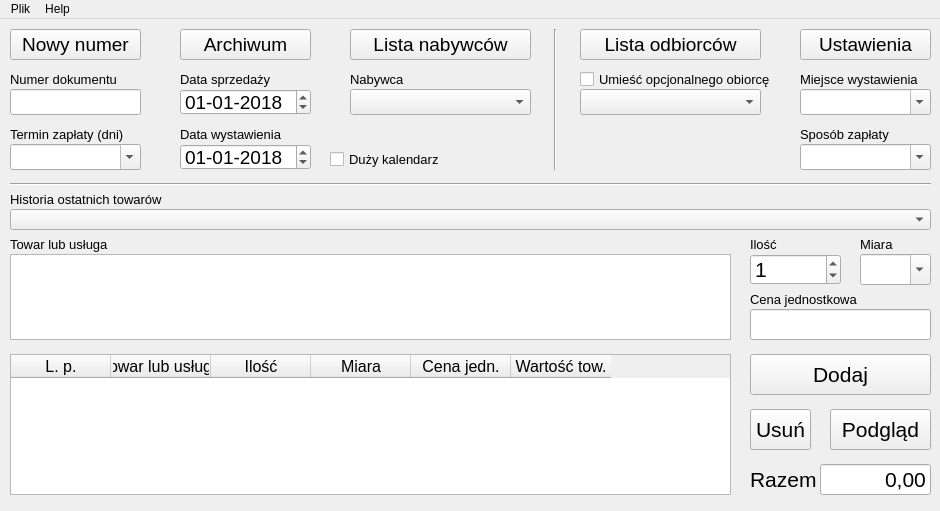
<?xml version="1.0" encoding="UTF-8"?>
<ui version="4.0">
 <class>MainWindow</class>
 <widget class="QMainWindow" name="MainWindow">
  <property name="geometry">
   <rect>
    <x>0</x>
    <y>0</y>
    <width>940</width>
    <height>511</height>
   </rect>
  </property>
  <property name="windowTitle">
   <string>Twoja Faktura 2.00</string>
  </property>
  <widget class="QWidget" name="centralWidget">
   <layout class="QGridLayout" name="gridLayout">
    <property name="leftMargin">
     <number>0</number>
    </property>
    <property name="topMargin">
     <number>0</number>
    </property>
    <property name="rightMargin">
     <number>0</number>
    </property>
    <property name="bottomMargin">
     <number>0</number>
    </property>
    <item row="0" column="0">
     <widget class="QScrollArea" name="scrollArea">
      <property name="frameShape">
       <enum>QFrame::NoFrame</enum>
      </property>
      <property name="widgetResizable">
       <bool>true</bool>
      </property>
      <widget class="QWidget" name="scrollAreaWidgetContents">
       <property name="geometry">
        <rect>
         <x>0</x>
         <y>0</y>
         <width>940</width>
         <height>490</height>
        </rect>
       </property>
       <property name="minimumSize">
        <size>
         <width>940</width>
         <height>480</height>
        </size>
       </property>
       <widget class="QPlainTextEdit" name="plainTextEdit_1">
        <property name="geometry">
         <rect>
          <x>10</x>
          <y>235</y>
          <width>721</width>
          <height>86</height>
         </rect>
        </property>
        <property name="font">
         <font>
          <pointsize>16</pointsize>
         </font>
        </property>
        <property name="cursor" stdset="0">
         <cursorShape>IBeamCursor</cursorShape>
        </property>
        <property name="acceptDrops">
         <bool>false</bool>
        </property>
        <property name="tabChangesFocus">
         <bool>true</bool>
        </property>
       </widget>
       <widget class="QLabel" name="label_15b">
        <property name="geometry">
         <rect>
          <x>800</x>
          <y>105</y>
          <width>131</width>
          <height>21</height>
         </rect>
        </property>
        <property name="font">
         <font>
          <pointsize>10</pointsize>
         </font>
        </property>
        <property name="text">
         <string>Sposób zapłaty</string>
        </property>
       </widget>
       <widget class="QCheckBox" name="checkBox_12">
        <property name="geometry">
         <rect>
          <x>330</x>
          <y>130</y>
          <width>201</width>
          <height>21</height>
         </rect>
        </property>
        <property name="font">
         <font>
          <pointsize>10</pointsize>
         </font>
        </property>
        <property name="cursor">
         <cursorShape>ArrowCursor</cursorShape>
        </property>
        <property name="text">
         <string>Duży kalendarz</string>
        </property>
       </widget>
       <widget class="QComboBox" name="comboBox_13">
        <property name="geometry">
         <rect>
          <x>350</x>
          <y>70</y>
          <width>181</width>
          <height>26</height>
         </rect>
        </property>
        <property name="font">
         <font>
          <pointsize>14</pointsize>
         </font>
        </property>
        <property name="cursor">
         <cursorShape>PointingHandCursor</cursorShape>
        </property>
        <property name="insertPolicy">
         <enum>QComboBox::InsertAtTop</enum>
        </property>
       </widget>
       <widget class="QLabel" name="label_11a">
        <property name="geometry">
         <rect>
          <x>10</x>
          <y>50</y>
          <width>151</width>
          <height>21</height>
         </rect>
        </property>
        <property name="font">
         <font>
          <pointsize>10</pointsize>
         </font>
        </property>
        <property name="text">
         <string>Numer dokumentu</string>
        </property>
       </widget>
       <widget class="QLabel" name="label_12a">
        <property name="geometry">
         <rect>
          <x>180</x>
          <y>50</y>
          <width>151</width>
          <height>21</height>
         </rect>
        </property>
        <property name="font">
         <font>
          <pointsize>10</pointsize>
         </font>
        </property>
        <property name="text">
         <string>Data sprzedaży</string>
        </property>
       </widget>
       <widget class="QComboBox" name="comboBox_3">
        <property name="geometry">
         <rect>
          <x>860</x>
          <y>235</y>
          <width>71</width>
          <height>31</height>
         </rect>
        </property>
        <property name="font">
         <font>
          <pointsize>16</pointsize>
         </font>
        </property>
        <property name="acceptDrops">
         <bool>false</bool>
        </property>
        <property name="editable">
         <bool>true</bool>
        </property>
        <property name="maxVisibleItems">
         <number>5</number>
        </property>
        <property name="insertPolicy">
         <enum>QComboBox::InsertAtTop</enum>
        </property>
       </widget>
       <widget class="QCheckBox" name="checkBox_14">
        <property name="geometry">
         <rect>
          <x>580</x>
          <y>50</y>
          <width>201</width>
          <height>21</height>
         </rect>
        </property>
        <property name="font">
         <font>
          <pointsize>10</pointsize>
         </font>
        </property>
        <property name="cursor">
         <cursorShape>ArrowCursor</cursorShape>
        </property>
        <property name="text">
         <string>Umieść opcjonalnego obiorcę</string>
        </property>
       </widget>
       <widget class="QLabel" name="label_3">
        <property name="geometry">
         <rect>
          <x>860</x>
          <y>215</y>
          <width>71</width>
          <height>21</height>
         </rect>
        </property>
        <property name="font">
         <font>
          <pointsize>10</pointsize>
         </font>
        </property>
        <property name="text">
         <string>Miara</string>
        </property>
       </widget>
       <widget class="QLabel" name="label_2">
        <property name="geometry">
         <rect>
          <x>750</x>
          <y>215</y>
          <width>91</width>
          <height>21</height>
         </rect>
        </property>
        <property name="font">
         <font>
          <pointsize>10</pointsize>
         </font>
        </property>
        <property name="text">
         <string>Ilość</string>
        </property>
       </widget>
       <widget class="QDateEdit" name="dateEdit_12a">
        <property name="geometry">
         <rect>
          <x>180</x>
          <y>70</y>
          <width>131</width>
          <height>26</height>
         </rect>
        </property>
        <property name="font">
         <font>
          <pointsize>14</pointsize>
         </font>
        </property>
        <property name="wrapping">
         <bool>true</bool>
        </property>
        <property name="displayFormat">
         <string>dd-MM-yyyy</string>
        </property>
        <property name="date">
         <date>
          <year>2018</year>
          <month>1</month>
          <day>1</day>
         </date>
        </property>
       </widget>
       <widget class="QLabel" name="label_6">
        <property name="geometry">
         <rect>
          <x>750</x>
          <y>445</y>
          <width>71</width>
          <height>31</height>
         </rect>
        </property>
        <property name="font">
         <font>
          <pointsize>16</pointsize>
         </font>
        </property>
        <property name="text">
         <string>Razem</string>
        </property>
       </widget>
       <widget class="QLabel" name="label_12b">
        <property name="geometry">
         <rect>
          <x>180</x>
          <y>105</y>
          <width>151</width>
          <height>21</height>
         </rect>
        </property>
        <property name="font">
         <font>
          <pointsize>10</pointsize>
         </font>
        </property>
        <property name="text">
         <string>Data wystawienia</string>
        </property>
       </widget>
       <widget class="QLineEdit" name="lineEdit_4">
        <property name="geometry">
         <rect>
          <x>750</x>
          <y>290</y>
          <width>181</width>
          <height>31</height>
         </rect>
        </property>
        <property name="font">
         <font>
          <pointsize>16</pointsize>
         </font>
        </property>
        <property name="acceptDrops">
         <bool>false</bool>
        </property>
       </widget>
       <widget class="QDateEdit" name="dateEdit_12b">
        <property name="geometry">
         <rect>
          <x>180</x>
          <y>125</y>
          <width>131</width>
          <height>26</height>
         </rect>
        </property>
        <property name="font">
         <font>
          <pointsize>14</pointsize>
         </font>
        </property>
        <property name="wrapping">
         <bool>true</bool>
        </property>
        <property name="displayFormat">
         <string>dd-MM-yyyy</string>
        </property>
        <property name="date">
         <date>
          <year>2018</year>
          <month>1</month>
          <day>1</day>
         </date>
        </property>
       </widget>
       <widget class="QLineEdit" name="lineEdit_6">
        <property name="enabled">
         <bool>true</bool>
        </property>
        <property name="geometry">
         <rect>
          <x>820</x>
          <y>445</y>
          <width>111</width>
          <height>31</height>
         </rect>
        </property>
        <property name="font">
         <font>
          <pointsize>16</pointsize>
         </font>
        </property>
        <property name="cursor">
         <cursorShape>ArrowCursor</cursorShape>
        </property>
        <property name="acceptDrops">
         <bool>false</bool>
        </property>
        <property name="text">
         <string>0,00</string>
        </property>
        <property name="alignment">
         <set>Qt::AlignRight|Qt::AlignTrailing|Qt::AlignVCenter</set>
        </property>
        <property name="readOnly">
         <bool>true</bool>
        </property>
       </widget>
       <widget class="QLabel" name="label_15a">
        <property name="geometry">
         <rect>
          <x>800</x>
          <y>50</y>
          <width>131</width>
          <height>21</height>
         </rect>
        </property>
        <property name="font">
         <font>
          <pointsize>10</pointsize>
         </font>
        </property>
        <property name="text">
         <string>Miejsce wystawienia</string>
        </property>
       </widget>
       <widget class="QLineEdit" name="lineEdit_11a">
        <property name="geometry">
         <rect>
          <x>10</x>
          <y>70</y>
          <width>131</width>
          <height>26</height>
         </rect>
        </property>
        <property name="font">
         <font>
          <pointsize>16</pointsize>
         </font>
        </property>
        <property name="acceptDrops">
         <bool>false</bool>
        </property>
       </widget>
       <widget class="QLabel" name="label_13">
        <property name="geometry">
         <rect>
          <x>350</x>
          <y>50</y>
          <width>181</width>
          <height>21</height>
         </rect>
        </property>
        <property name="font">
         <font>
          <pointsize>10</pointsize>
         </font>
        </property>
        <property name="text">
         <string>Nabywca</string>
        </property>
       </widget>
       <widget class="QPushButton" name="pushButton_3">
        <property name="geometry">
         <rect>
          <x>830</x>
          <y>390</y>
          <width>101</width>
          <height>41</height>
         </rect>
        </property>
        <property name="font">
         <font>
          <pointsize>16</pointsize>
         </font>
        </property>
        <property name="cursor">
         <cursorShape>PointingHandCursor</cursorShape>
        </property>
        <property name="text">
         <string>Podgląd</string>
        </property>
       </widget>
       <widget class="QTableWidget" name="tableWidget">
        <property name="geometry">
         <rect>
          <x>10</x>
          <y>335</y>
          <width>721</width>
          <height>141</height>
         </rect>
        </property>
        <property name="font">
         <font>
          <pointsize>12</pointsize>
         </font>
        </property>
        <property name="cursor" stdset="0">
         <cursorShape>ArrowCursor</cursorShape>
        </property>
        <property name="rowCount">
         <number>0</number>
        </property>
        <property name="columnCount">
         <number>6</number>
        </property>
        <column>
         <property name="text">
          <string>L. p.</string>
         </property>
         <property name="font">
          <font>
           <pointsize>12</pointsize>
          </font>
         </property>
        </column>
        <column>
         <property name="text">
          <string>Towar lub usługa</string>
         </property>
         <property name="font">
          <font>
           <pointsize>12</pointsize>
          </font>
         </property>
        </column>
        <column>
         <property name="text">
          <string>Ilość</string>
         </property>
         <property name="font">
          <font>
           <pointsize>12</pointsize>
          </font>
         </property>
        </column>
        <column>
         <property name="text">
          <string>Miara</string>
         </property>
         <property name="font">
          <font>
           <pointsize>12</pointsize>
          </font>
         </property>
        </column>
        <column>
         <property name="text">
          <string>Cena jedn.</string>
         </property>
         <property name="font">
          <font>
           <pointsize>12</pointsize>
          </font>
         </property>
        </column>
        <column>
         <property name="text">
          <string>Wartość tow.</string>
         </property>
         <property name="font">
          <font>
           <pointsize>12</pointsize>
          </font>
         </property>
        </column>
       </widget>
       <widget class="QComboBox" name="comboBox_14">
        <property name="geometry">
         <rect>
          <x>580</x>
          <y>70</y>
          <width>181</width>
          <height>26</height>
         </rect>
        </property>
        <property name="font">
         <font>
          <pointsize>14</pointsize>
         </font>
        </property>
        <property name="cursor">
         <cursorShape>PointingHandCursor</cursorShape>
        </property>
        <property name="insertPolicy">
         <enum>QComboBox::InsertAtTop</enum>
        </property>
       </widget>
       <widget class="QLabel" name="label_11b">
        <property name="geometry">
         <rect>
          <x>10</x>
          <y>105</y>
          <width>151</width>
          <height>21</height>
         </rect>
        </property>
        <property name="font">
         <font>
          <pointsize>10</pointsize>
         </font>
        </property>
        <property name="text">
         <string>Termin zapłaty (dni)</string>
        </property>
       </widget>
       <widget class="QPushButton" name="pushButton_11">
        <property name="geometry">
         <rect>
          <x>10</x>
          <y>10</y>
          <width>131</width>
          <height>31</height>
         </rect>
        </property>
        <property name="font">
         <font>
          <pointsize>14</pointsize>
         </font>
        </property>
        <property name="cursor">
         <cursorShape>PointingHandCursor</cursorShape>
        </property>
        <property name="text">
         <string>Nowy numer</string>
        </property>
       </widget>
       <widget class="QPushButton" name="pushButton_2">
        <property name="geometry">
         <rect>
          <x>750</x>
          <y>390</y>
          <width>61</width>
          <height>41</height>
         </rect>
        </property>
        <property name="font">
         <font>
          <pointsize>16</pointsize>
         </font>
        </property>
        <property name="cursor">
         <cursorShape>PointingHandCursor</cursorShape>
        </property>
        <property name="text">
         <string>Usuń</string>
        </property>
       </widget>
       <widget class="QSpinBox" name="spinBox_2">
        <property name="geometry">
         <rect>
          <x>750</x>
          <y>235</y>
          <width>91</width>
          <height>31</height>
         </rect>
        </property>
        <property name="font">
         <font>
          <pointsize>16</pointsize>
         </font>
        </property>
        <property name="acceptDrops">
         <bool>false</bool>
        </property>
        <property name="maximum">
         <number>999999</number>
        </property>
        <property name="value">
         <number>1</number>
        </property>
       </widget>
       <widget class="Line" name="line_2">
        <property name="geometry">
         <rect>
          <x>540</x>
          <y>10</y>
          <width>31</width>
          <height>141</height>
         </rect>
        </property>
        <property name="orientation">
         <enum>Qt::Vertical</enum>
        </property>
       </widget>
       <widget class="QPushButton" name="pushButton_1">
        <property name="geometry">
         <rect>
          <x>750</x>
          <y>335</y>
          <width>181</width>
          <height>41</height>
         </rect>
        </property>
        <property name="font">
         <font>
          <pointsize>16</pointsize>
         </font>
        </property>
        <property name="cursor">
         <cursorShape>PointingHandCursor</cursorShape>
        </property>
        <property name="text">
         <string>Dodaj</string>
        </property>
       </widget>
       <widget class="QComboBox" name="comboBox_15a">
        <property name="geometry">
         <rect>
          <x>800</x>
          <y>70</y>
          <width>131</width>
          <height>26</height>
         </rect>
        </property>
        <property name="font">
         <font>
          <pointsize>14</pointsize>
         </font>
        </property>
        <property name="editable">
         <bool>true</bool>
        </property>
        <property name="maxVisibleItems">
         <number>5</number>
        </property>
        <property name="insertPolicy">
         <enum>QComboBox::InsertAtTop</enum>
        </property>
       </widget>
       <widget class="QLabel" name="label_4">
        <property name="geometry">
         <rect>
          <x>750</x>
          <y>270</y>
          <width>181</width>
          <height>21</height>
         </rect>
        </property>
        <property name="font">
         <font>
          <pointsize>10</pointsize>
         </font>
        </property>
        <property name="text">
         <string>Cena jednostkowa</string>
        </property>
       </widget>
       <widget class="QLabel" name="label_0">
        <property name="geometry">
         <rect>
          <x>10</x>
          <y>170</y>
          <width>921</width>
          <height>21</height>
         </rect>
        </property>
        <property name="font">
         <font>
          <pointsize>10</pointsize>
         </font>
        </property>
        <property name="text">
         <string>Historia ostatnich towarów</string>
        </property>
       </widget>
       <widget class="QPushButton" name="pushButton_12">
        <property name="geometry">
         <rect>
          <x>180</x>
          <y>10</y>
          <width>131</width>
          <height>31</height>
         </rect>
        </property>
        <property name="font">
         <font>
          <pointsize>14</pointsize>
         </font>
        </property>
        <property name="cursor">
         <cursorShape>PointingHandCursor</cursorShape>
        </property>
        <property name="text">
         <string>Archiwum</string>
        </property>
       </widget>
       <widget class="QComboBox" name="comboBox_0">
        <property name="geometry">
         <rect>
          <x>10</x>
          <y>190</y>
          <width>921</width>
          <height>21</height>
         </rect>
        </property>
        <property name="font">
         <font>
          <pointsize>12</pointsize>
         </font>
        </property>
        <property name="cursor">
         <cursorShape>PointingHandCursor</cursorShape>
        </property>
        <property name="maxVisibleItems">
         <number>7</number>
        </property>
        <property name="insertPolicy">
         <enum>QComboBox::InsertAtTop</enum>
        </property>
       </widget>
       <widget class="QPushButton" name="pushButton_14">
        <property name="geometry">
         <rect>
          <x>580</x>
          <y>10</y>
          <width>181</width>
          <height>31</height>
         </rect>
        </property>
        <property name="font">
         <font>
          <pointsize>14</pointsize>
         </font>
        </property>
        <property name="cursor">
         <cursorShape>PointingHandCursor</cursorShape>
        </property>
        <property name="text">
         <string>Lista odbiorców</string>
        </property>
       </widget>
       <widget class="QLabel" name="label_1">
        <property name="geometry">
         <rect>
          <x>10</x>
          <y>215</y>
          <width>721</width>
          <height>21</height>
         </rect>
        </property>
        <property name="font">
         <font>
          <pointsize>10</pointsize>
         </font>
        </property>
        <property name="text">
         <string>Towar lub usługa</string>
        </property>
       </widget>
       <widget class="Line" name="line">
        <property name="geometry">
         <rect>
          <x>10</x>
          <y>155</y>
          <width>921</width>
          <height>21</height>
         </rect>
        </property>
        <property name="orientation">
         <enum>Qt::Horizontal</enum>
        </property>
       </widget>
       <widget class="QComboBox" name="comboBox_11b">
        <property name="geometry">
         <rect>
          <x>10</x>
          <y>125</y>
          <width>131</width>
          <height>26</height>
         </rect>
        </property>
        <property name="font">
         <font>
          <pointsize>14</pointsize>
         </font>
        </property>
        <property name="editable">
         <bool>true</bool>
        </property>
        <property name="maxVisibleItems">
         <number>5</number>
        </property>
        <property name="insertPolicy">
         <enum>QComboBox::InsertAtTop</enum>
        </property>
       </widget>
       <widget class="QComboBox" name="comboBox_15b">
        <property name="geometry">
         <rect>
          <x>800</x>
          <y>125</y>
          <width>131</width>
          <height>26</height>
         </rect>
        </property>
        <property name="font">
         <font>
          <pointsize>14</pointsize>
         </font>
        </property>
        <property name="editable">
         <bool>true</bool>
        </property>
        <property name="maxVisibleItems">
         <number>5</number>
        </property>
        <property name="insertPolicy">
         <enum>QComboBox::InsertAtTop</enum>
        </property>
       </widget>
       <widget class="QPushButton" name="pushButton_15">
        <property name="geometry">
         <rect>
          <x>800</x>
          <y>10</y>
          <width>131</width>
          <height>31</height>
         </rect>
        </property>
        <property name="font">
         <font>
          <pointsize>14</pointsize>
         </font>
        </property>
        <property name="cursor">
         <cursorShape>PointingHandCursor</cursorShape>
        </property>
        <property name="text">
         <string>Ustawienia</string>
        </property>
       </widget>
       <widget class="QPushButton" name="pushButton_13">
        <property name="geometry">
         <rect>
          <x>350</x>
          <y>10</y>
          <width>181</width>
          <height>31</height>
         </rect>
        </property>
        <property name="font">
         <font>
          <pointsize>14</pointsize>
         </font>
        </property>
        <property name="cursor">
         <cursorShape>PointingHandCursor</cursorShape>
        </property>
        <property name="text">
         <string>Lista nabywców</string>
        </property>
       </widget>
      </widget>
     </widget>
    </item>
   </layout>
  </widget>
  <widget class="QMenuBar" name="menuBar">
   <property name="geometry">
    <rect>
     <x>0</x>
     <y>0</y>
     <width>940</width>
     <height>21</height>
    </rect>
   </property>
   <widget class="QMenu" name="menuPlik">
    <property name="title">
     <string>Plik</string>
    </property>
    <addaction name="actionNowy_numer_dokumentu"/>
    <addaction name="actionPodglad_wydruku"/>
    <addaction name="actionAlternatywny_podglad"/>
    <addaction name="separator"/>
    <addaction name="actionZakoncz"/>
   </widget>
   <widget class="QMenu" name="menuAbout">
    <property name="title">
     <string>Help</string>
    </property>
    <addaction name="actionQt"/>
    <addaction name="actionInformacje_o_programie"/>
   </widget>
   <addaction name="menuPlik"/>
   <addaction name="menuAbout"/>
  </widget>
  <action name="actionZakoncz">
   <property name="text">
    <string>Zakończ</string>
   </property>
  </action>
  <action name="actionQt">
   <property name="text">
    <string>About Qt</string>
   </property>
  </action>
  <action name="actionInformacje_o_programie">
   <property name="text">
    <string>Informacje o programie</string>
   </property>
  </action>
  <action name="actionNowy_numer_dokumentu">
   <property name="text">
    <string>Nowy numer dokumentu</string>
   </property>
  </action>
  <action name="actionPodglad_wydruku">
   <property name="text">
    <string>Podgląd wydruku</string>
   </property>
  </action>
  <action name="actionAlternatywny_podglad">
   <property name="text">
    <string>Alternatywny podgląd</string>
   </property>
  </action>
 </widget>
 <layoutdefault spacing="6" margin="11"/>
 <tabstops>
  <tabstop>pushButton_11</tabstop>
  <tabstop>pushButton_12</tabstop>
  <tabstop>pushButton_13</tabstop>
  <tabstop>pushButton_14</tabstop>
  <tabstop>pushButton_15</tabstop>
  <tabstop>lineEdit_11a</tabstop>
  <tabstop>comboBox_11b</tabstop>
  <tabstop>dateEdit_12a</tabstop>
  <tabstop>dateEdit_12b</tabstop>
  <tabstop>checkBox_12</tabstop>
  <tabstop>comboBox_13</tabstop>
  <tabstop>comboBox_14</tabstop>
  <tabstop>checkBox_14</tabstop>
  <tabstop>comboBox_15a</tabstop>
  <tabstop>comboBox_15b</tabstop>
  <tabstop>comboBox_0</tabstop>
  <tabstop>plainTextEdit_1</tabstop>
  <tabstop>spinBox_2</tabstop>
  <tabstop>comboBox_3</tabstop>
  <tabstop>lineEdit_4</tabstop>
  <tabstop>pushButton_1</tabstop>
  <tabstop>pushButton_2</tabstop>
  <tabstop>pushButton_3</tabstop>
  <tabstop>lineEdit_6</tabstop>
  <tabstop>tableWidget</tabstop>
  <tabstop>scrollArea</tabstop>
 </tabstops>
 <resources/>
 <connections/>
</ui>
